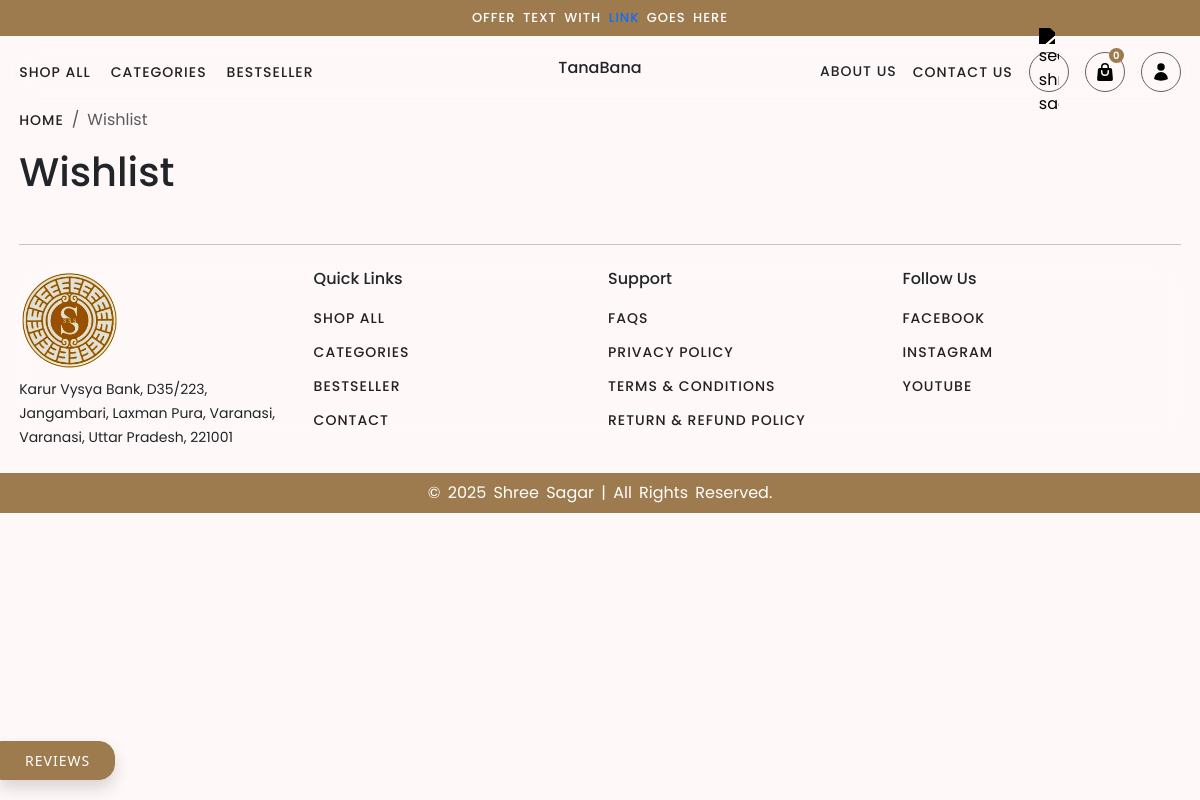
The page /wishlist (signed in) on the database as committed earlier.
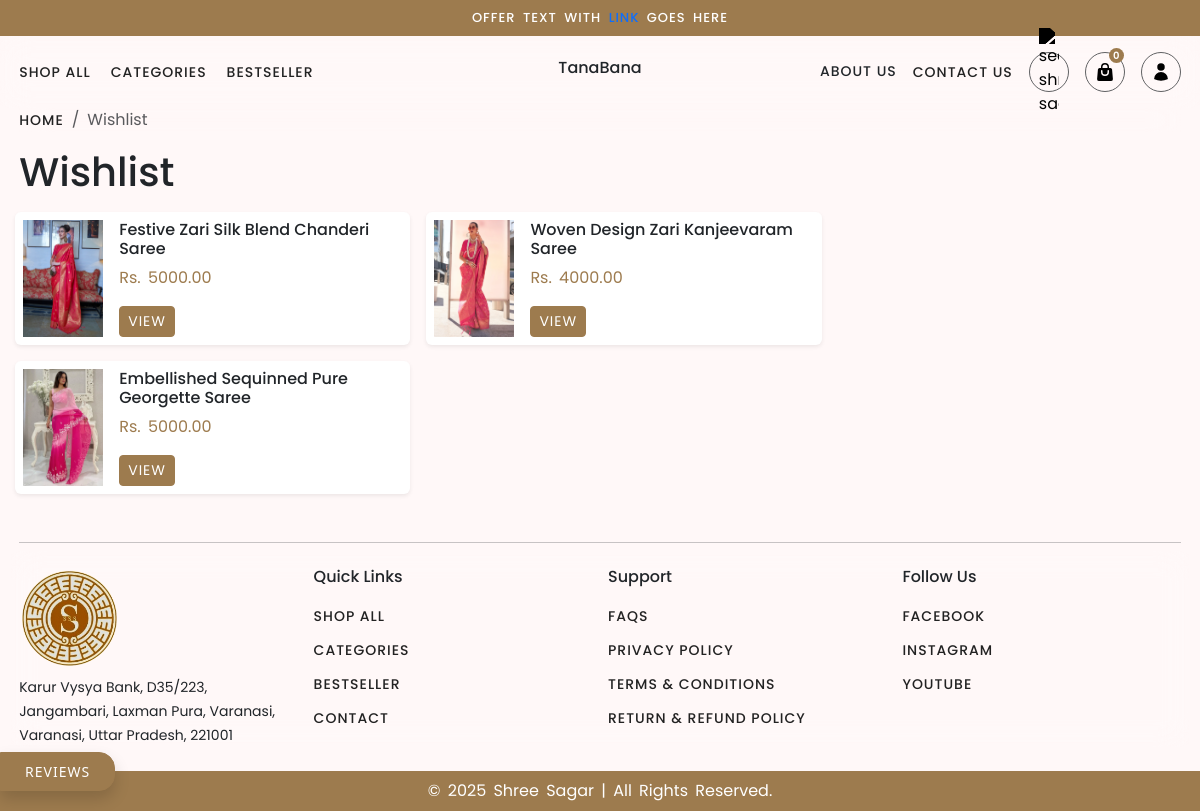
The same page on the database as committed later.
### website/models.py (models this page shows, shortened)
class Home(models.Model):
    id = models.AutoField(primary_key=True)
    title = models.CharField(max_length=100)
    offer_text_with_link = models.TextField(blank=True, null=True, help_text="Offer text with link in html format")
    manufacturer_text = models.TextField(blank=True, null=True, help_text="Manufacturer text in html format use <span> tag for highlighting")
    manufacturer_video = models.FileField(upload_to='home/', blank=True, null=True, help_text="Manufacturer video")
    deals_banner_1 = ProcessedImageField(
        upload_to='home/',
        processors=[ResizeToFill(722, 420)],
        format='WEBP',
        options={'quality': 90},
        blank=True,
        null=True,
        help_text="Deals banner 1"
    )
    deals_banner_2 = ProcessedImageField(
        upload_to='home/',
        processors=[ResizeToFill(722, 420)],
        format='WEBP',
        options={'quality': 90},
        blank=True,
        null=True,
        help_text="Deals banner 2"
    )
    deals_banner_1_link = models.URLField(blank=True, null=True, help_text="Deals banner 1 link")
    deals_banner_2_link = models.URLField(blank=True, null=True, help_text="Deals banner 2 link")
    retail_background = ProcessedImageField(upload_to='home/', processors=[ResizeToFill(1440, 450)], format='WEBP', options={'quality': 90}, blank=True, null=True, help_text="Retail background")
    retail_text = models.TextField(blank=True, null=True, help_text="Retail text in html format")
    retail_link = models.URLField(blank=True, null=True, help_text="Retail link")
    seo_meta_title = models.CharField(max_length=70, blank=True, null=True)
    seo_meta_description = models.CharField(
        max_length=160, blank=True, null=True)
    seo_meta_keywords = models.CharField(max_length=255, blank=True, null=True)
    additional_seo = models.TextField(
        blank=True, help_text="Additional SEO code or metadata")
    created_at = models.DateTimeField(auto_now_add=True)
    class Meta:
        verbose_name_plural = "Home Page"

### accounts/models.py (models this page shows, shortened)
class WishList(models.Model):
    id = models.AutoField(primary_key=True)
    user = models.ForeignKey(Customer, on_delete=models.CASCADE)
    product = models.ForeignKey(Product, on_delete=models.CASCADE)
    created_at = models.DateTimeField(auto_now_add=True)
    class Meta:
        db_table = 'wishlist'
        verbose_name = 'Wish List'
        verbose_name_plural = 'Wish Lists'

### inventory/models.py (models this page shows, shortened)
class Product(models.Model):
    name = models.CharField(max_length=255)
    slug = models.SlugField(max_length=255, unique=True, blank=True, null=True)
    sku = models.CharField(max_length=100, unique=True, blank=True, null=True)
    price = models.DecimalField(max_digits=10, decimal_places=2)
    description = models.TextField(blank=True, null=True)
    category = models.ForeignKey(
        Category, on_delete=models.CASCADE, related_name='products')
    subcategory = models.ForeignKey(
        Subcategory, on_delete=models.CASCADE, related_name='products', null=True, blank=True)
    seller_pdf = models.FileField(upload_to='seller_pdfs/', blank=True, null=True)
    thumbnail = ProcessedImageField(upload_to='category_thumbnails/',
                                    processors=[ResizeToFit(1000, 1000)],
                                    format='WEBP',
                                    options={'quality': 95})
    tax = models.FloatField(default=0)
    is_active = models.BooleanField(default=True)
    seo_meta_title = models.CharField(max_length=70, blank=True, null=True)
    seo_meta_description = models.CharField(
        max_length=160, blank=True, null=True)
    seo_meta_keywords = models.CharField(max_length=255, blank=True, null=True)
    additional_seo = models.TextField(
        blank=True, help_text="Additional SEO code or metadata")
    created_at = models.DateTimeField(auto_now_add=True)  # already present
    updated_at = models.DateTimeField(auto_now=True)  # already present
    class Meta:
        indexes = [
            models.Index(fields=['slug']),
            models.Index(fields=['sku']),
            models.Index(fields=['category']),
            models.Index(fields=['subcategory']),
            models.Index(fields=['created_at']),
            models.Index(fields=['updated_at']),
        ]
        verbose_name = 'Product'
        verbose_name_plural = 'Products'

### website/views.py (the view)
# urls.py: path('wishlist', views.whishlist, name='wishlist'),
@csrf_exempt
@login_required
def whishlist(request):
    lists = WishList.objects.filter(user=request.user)
    if request.method == 'POST':
        user = Customer.objects.get(phone=request.user)
        product_id = request.POST.get('product_id')
        WishList.objects.get_or_create(user=user, product_id=product_id)
        return JsonResponse({'status': 'success', 'message': 'Product added to wishlist'})
    context = {
        'lists': lists,
    }
    return render(request, 'website/pages/wishlist.html', context)

### inventory/models.py (called while the page is built)
    def __str__(self):
        return f"{self.name}"

### website/context_processors.py (called while the page is built)
def categories(request):
    categories_data = []
    for category in Category.objects.all().order_by('-id'):
        subcategories = Subcategory.objects.filter(category=category)
        categories_data.append({
            'category': category,
            'subcategories': subcategories
        })
    return {
        'categories_data': categories_data,
        'home': Home.objects.get(pk=1)
    }

### template/website/pages/wishlist.html (shortened to what this page needs)
{% extends '../base.html' %}
{% block content %}
<div class="container-fluid">
    <nav aria-label="breadcrumb my-4">
        <ol class="breadcrumb">
            <li class="breadcrumb-item"><a href="{% url 'home' %}">Home</a></li>
            <li class="breadcrumb-item active" aria-current="page">Wishlist</li>
        </ol>
    </nav>
    <h1>Wishlist</h1>
    <div class="row">
        {% for item in lists %}
        <div class="bg-white shadow-sm rounded p-2 col-md-4 d-flex gap-3 m-2">
            <img src="{{item.product.thumbnail.url}}" width="80px" alt="">
            <div class="align-self-center">
                <h6>{{item.product.name}}</h6>
                <p><span>Rs. {{item.product.price}}</span></p>
                <a href="/product/${element.slug}" class="btn btn-sm btn-dark">View</a>
            </div>
        </div>
        {% endfor %}
    </div>
</div>
{% endblock content %}

### template/website/base.html (shortened to what this page needs)
<!DOCTYPE html>
<html lang="en">
{% load static %}
<head>
    <link rel="stylesheet" href="{% static './assets/vendor/bootstrap/css/bootstrap.min.css' %}">
    <link rel="stylesheet" href="{% static './assets/css/style.css' %}">
    <link rel="stylesheet" href="https://cdn.jsdelivr.net/npm/notyf@3/notyf.min.css">
    <link rel="stylesheet" href="https://cdnjs.cloudflare.com/ajax/libs/animate.css/4.1.1/animate.min.css" />
    <link rel="stylesheet" href="https://cdn.jsdelivr.net/npm/@tabler/icons-webfont@latest/tabler-icons.min.css">
</head>
<body>
    <div class="topbar">
        <div class="container">
            <p class="text-center py-2 mb-0">{{home.offer_text_with_link|safe}}</p>
        </div>
    </div>
    <nav class="d-flex justify-content-between align-items-center py-3 container-fluid sticky-top navb">
        <div class="links col-md-4 d-none d-md-flex">
            <li><a href="#" id="shopall">Shop All</a>
            </li>
            <li><a href="{% url 'categories' %}">Categories</a></li>
            <li><a href="{% url 'bestseller' %}">Bestseller</a></li>
        </div>
        <div class="brand col-6 col-md-4 text-start text-md-center">
            <h6 onclick="window.location.href='/'" class="cursour-pointer">TanaBana</h6>
        </div>
        <div class="icons d-flex gap-3 align-items-center col-md-4 justify-content-end">
            <li class="nav-item dropdown d-md-block d-none">
                <a class="nav-link" href="#" role="button" data-bs-toggle="dropdown" aria-expanded="false">
                    About Us
                </a>
            </li>
            <li class="d-md-block d-none"><a href="{% url 'contact' %}">Contact Us</a></li>
            <button class="icon-box" data-bs-toggle="offcanvas" data-bs-target="#searchCanvas">
                <img src="{% static './assets/images/icons/search.svg' %}" class="white-img" alt="search shree sagar">
            </button>
            <button class="icon-box" data-bs-toggle="offcanvas" data-bs-target="#cart">
                <img src="{% static './assets/images/icons/cart.svg' %}" class="white-img" alt="search shree sagar">
                <div class="cart-item-count" id="cartCount">{{request.session.cart|length}}</div>
            </button>
            <button class="icon-box d-md-block d-none" data-bs-toggle="offcanvas" data-bs-target="#myAccount">
                <img src="{% static './assets/images/icons/user.svg' %}" data-bs-toggle="offcanvas"
                    data-bs-target="#myAccount" class="white-img" alt="search shree sagar">
            </button>
        </div>
    </nav>
    {% block content %}
    {% endblock content %}
    <button class="review-btn-fixed btn btn-dark rounded-0 shadow px-4 py-2 rounded-end-4" type="button"
        data-bs-target="#reviews" data-bs-toggle="offcanvas">
        Reviews
    </button>
    <div class="container-fluid py-4">
        <hr>
        <nav class="row footer g-3">
            <div class="col-md-3">
                <img src="{% static './assets/images/ss_logo.png' %}" width="100px" alt="">
                <small class="text-dark">Karur Vysya Bank, D35/223, Jangambari, Laxman Pura, Varanasi,
                    Varanasi, Uttar Pradesh, 221001</small>
            </div>
            <div class="col-md-3">
                <h6>Quick Links</h6>
                <li><a href="{% url 'shop' %}">Shop All</a></li>
                <li><a href="{% url 'categories' %}">Categories</a></li>
                <li><a href="{% url 'bestseller' %}">Bestseller</a></li>
                <li><a href="{% url 'contact' %}">Contact</a></li>
            </div>
            <div class="col-md-3">
                <h6>Support</h6>
                <li><a href="{% url 'faq' %}">FAQs</a></li>
                <li><a href="/page/privacy-policy/">Privacy Policy</a></li>
                <li><a href="/page/term-and-conditions/">Terms & Conditions</a></li>
                <li><a href="/page/return-and-refund-policy/">Return & Refund Policy</a></li>
            </div>
            <div class="col-md-3">
                <h6>Follow Us</h6>
                <li><a href="#"> Facebook</a></li>
                <li><a href="https://www.instagram.com/ss_silkestates" target="_blank"> Instagram</a></li>
                <li><a href="#"> Youtube</a></li>
            </div>
        </nav>
    </div>
    <div class="copyright">
        <p class="text-center text-white py-2 mb-0">© 2025 Shree Sagar | All Rights Reserved.</p>
    </div>
</body>
</html>

### static/assets/css/style.css (style rules this page uses)
:root { --grey: #606163; --black: #222222; --pink: #9D7B4E; --white: #ffffff; --bg: #fff8f8; }
body { background-color: var(--bg); background-size: cover; background-repeat: no-repeat; background-attachment: fixed; }
* { margin: 0; padding: 0; list-style-type: none; text-decoration: none !important; box-sizing: border-box; font-family: "Poppins", serif; }
span { color: var(--pink); font-family: inherit; }
.topbar { background-color: var(--pink); }
.btn-dark { background-color: var(--pink) !important; border-color: var(--pink) !important; }
.topbar p { text-transform: uppercase; font-size: 13px; letter-spacing: 1px; font-weight: 500; color: var(--white); }
nav { backdrop-filter: blur(15px); }
nav a { text-transform: uppercase; font-weight: 500 !important; font-size: 14px !important; letter-spacing: 1px; color: var(--black); position: relative; transition: all .3s ease-in-out; }
nav li { position: relative; }
.container-fluid { padding: 0 1.2rem; }
nav a::after { content: ''; width: 0%; left: 0; top: 110%; height: 1.4px; background-color: var(--pink); position: absolute; transition: all .3s ease-in-out; }
p { word-spacing: 3px; }
.links { display: flex; align-items: center; gap: 20px; }
.icon-box { width: 40px; height: 40px; border: 1px solid var(--grey); border-radius: 50%; padding: 5px; display: flex; align-items: center; justify-content: center; position: relative; cursor: pointer; background-color: transparent; transition: all .3s ease-in-out; }
.cart-item-count { position: absolute; width: 15px; height: 15px; border-radius: 50%; font-size: 10px; font-weight: 600; display: flex; align-items: center; justify-content: center; background-color: var(--pink); color: var(--white); top: -5px; right: 0; }
.icon-box img { width: 20px; filter: invert(100%) brightness(0%); }
.btn { text-transform: uppercase; letter-spacing: 1px; font-size: 14px; }
.review-btn-fixed { background-color: var(--black); position: fixed; bottom: 20px; left: 0; z-index: 999; }
.footer li { padding-top: 10px; }
.copyright { background-color: var(--pink); }

Rows that differ between the two databases and show on the page:
added WishList: product.thumbnail (picture), product.name "Festive Zari Silk Blend Chanderi Saree", product.price "5000.00"
added WishList: product.thumbnail (picture), product.name "Woven Design Zari Kanjeevaram Saree", product.price "4000.00"
added WishList: product.thumbnail (picture), product.name "Embellished Sequinned Pure Georgette Saree", product.price "5000.00"
